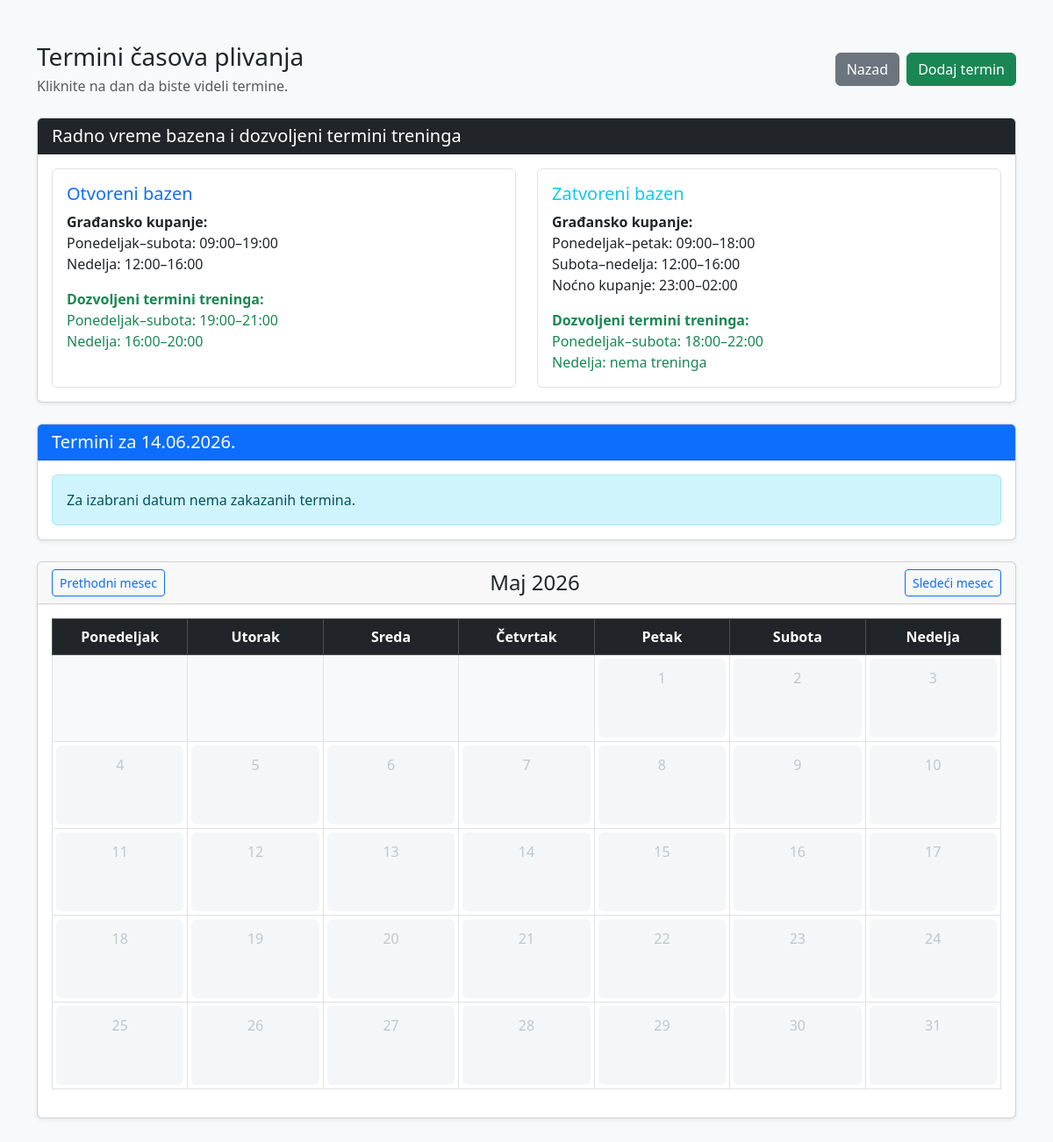
Before: /plivanje_projekat/termini.php?godina=2026&mesec=5 (signed in) with the older database file.
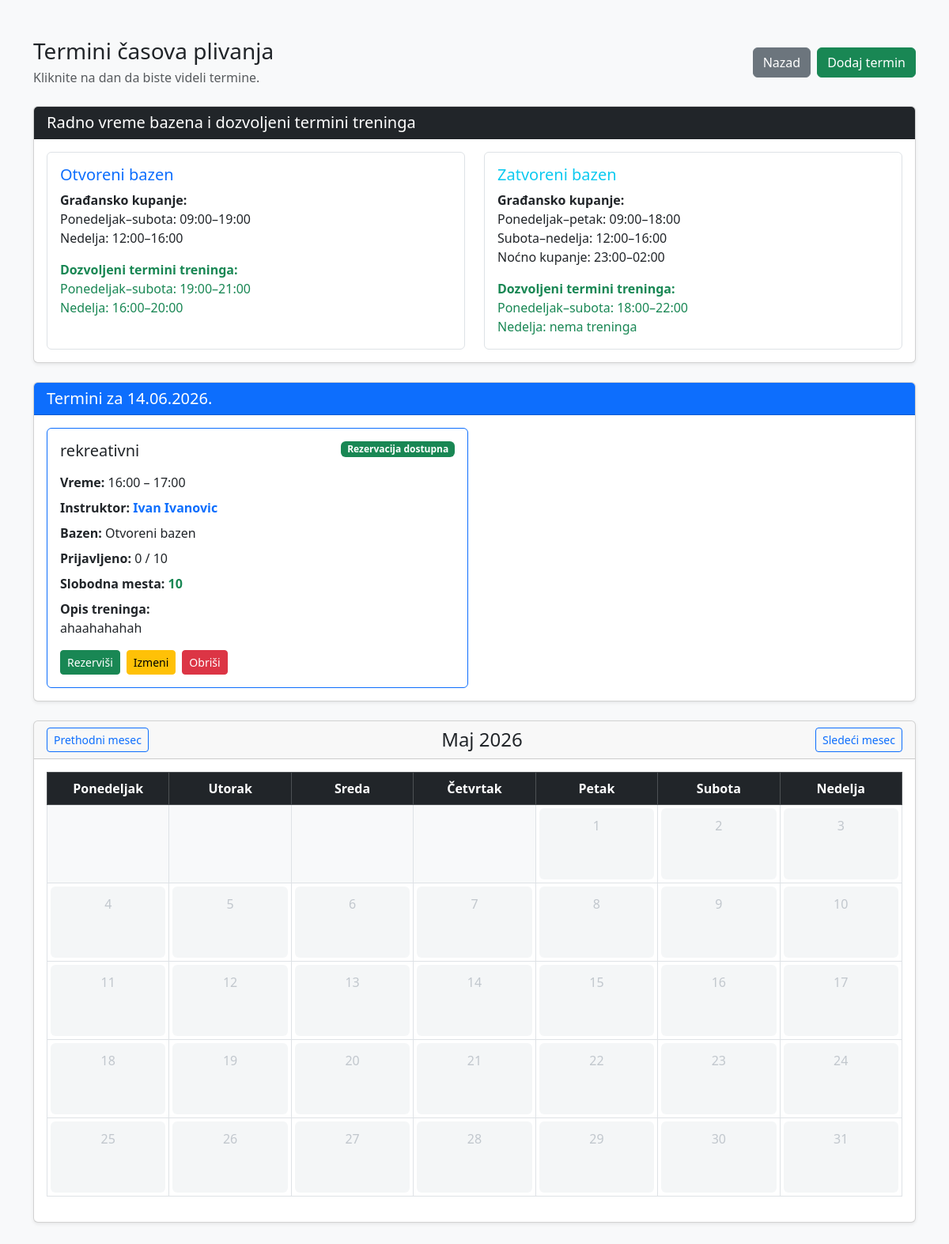
After: the same page with the newer database file.
### tables this page shows
CREATE TABLE IF NOT EXISTS `termini` (
  `id` int NOT NULL AUTO_INCREMENT,
  `instruktor_id` int NOT NULL,
  `datum` date NOT NULL,
  `vreme` time NOT NULL,
  `trajanje_minuta` int NOT NULL,
  `bazen` varchar(100) DEFAULT NULL,
  `tip_treninga` enum('rekreativni','takmicarski','individualni') NOT NULL DEFAULT 'rekreativni',
  `opis` text,
  `kapacitet` int NOT NULL DEFAULT '10',
  `rezervacija_dostupna` tinyint(1) NOT NULL DEFAULT '1',
  PRIMARY KEY (`id`),
  KEY `instruktor_id` (`instruktor_id`)
);

### plivanje_projekat/classes/BaseModel.php (called while the page is built, shortened)
<?php
require_once __DIR__ . '/../config/Database.php';
class BaseModel
{
    public function __construct()
    {
        $database = new Database();
        $this->connection = $database->connect();
    }
}

### plivanje_projekat/config/Database.php (called while the page is built)
<?php
class Database
{
    private string $host = 'localhost';
    private string $databaseName = 'plivanje_db';
    private string $username = 'root';
    private string $password = '';
    private ?PDO $connection = null;
    public function connect(): PDO
    {
        if ($this->connection === null) {
            try {
                $dsn = "mysql:host={$this->host};dbname={$this->databaseName};charset=utf8mb4";
                $this->connection = new PDO(
                    $dsn,
                    $this->username,
                    $this->password
                );
                $this->connection->setAttribute(
                    PDO::ATTR_ERRMODE,
                    PDO::ERRMODE_EXCEPTION
                );
                $this->connection->setAttribute(
                    PDO::ATTR_DEFAULT_FETCH_MODE,
                    PDO::FETCH_ASSOC
                );
            } catch (PDOException $exception) {
                die('Greška pri povezivanju sa bazom: ' . $exception->getMessage());
            }
        }
        return $this->connection;
    }
}

### plivanje_projekat/classes/Termin.php (called while the page is built, shortened)
<?php
require_once __DIR__ . '/BaseModel.php';
class Termin extends BaseModel implements CrudInterface
{
    public function readByDate(string $datum): array
    {
        $sql = "SELECT
                    termini.*,
                    CONCAT(
                        instruktori.ime,
                        ' ',
                        instruktori.prezime
                    ) AS instruktor_ime,
                    (
                        SELECT COUNT(*)
                        FROM rezervacije
                        WHERE rezervacije.termin_id = termini.id
                        AND rezervacije.status = 'rezervisano'
                    ) AS broj_prijavljenih
                FROM termini
                INNER JOIN instruktori
                    ON termini.instruktor_id = instruktori.id
                WHERE termini.datum = :datum
                ORDER BY termini.vreme ASC";
        $stmt = $this->connection->prepare($sql);
        $stmt->execute([
            ':datum' => $datum
        ]);
        return $stmt->fetchAll();
    }
}

### plivanje_projekat/termini.php (the view, shortened to what the rows shown need)
<?php
require_once __DIR__ . '/classes/Termin.php';
$danas = date('Y-m-d');
$terminModel = new Termin();
$trenutnaGodina = (int) date('Y');
$trenutniMesec = (int) date('m');
$godina = filter_input(
    INPUT_GET,
    'godina',
    FILTER_VALIDATE_INT
) ?: $trenutnaGodina;
$mesec = filter_input(
    INPUT_GET,
    'mesec',
    FILTER_VALIDATE_INT
) ?: $trenutniMesec;
$izabraniDatum = $_GET['datum'] ?? $danas;
$terminiZaDatum = $terminModel->readByDate(
    $izabraniDatum
);
$naziviMeseci = [
    1 => 'Januar',
    2 => 'Februar',
    3 => 'Mart',
    4 => 'April',
    5 => 'Maj',
    6 => 'Jun',
    7 => 'Jul',
    8 => 'Avgust',
    9 => 'Septembar',
    10 => 'Oktobar',
    11 => 'Novembar',
    12 => 'Decembar'
];
?>
<!DOCTYPE html>
<html lang="sr">
<head>
    <link
        href="https://cdn.jsdelivr.net/npm/bootstrap@5.3.3/dist/css/bootstrap.min.css"
        rel="stylesheet"
    >
</head>
<body class="bg-light">
<div class="container py-5">
    <div class="d-flex justify-content-between align-items-center mb-4">
        <div>
            <h1 class="h3 mb-1">
                Termini časova plivanja
            </h1>
        </div>
    </div>
    <div class="card shadow-sm mb-4">
        <div class="card-header bg-dark text-white">
            <h2 class="h5 mb-0">
                Radno vreme bazena i dozvoljeni termini treninga
            </h2>
        </div>
    </div>
    <div class="card shadow-sm mb-4">
        <div class="card-header bg-primary text-white">
            <h2 class="h5 mb-0">
                Termini za
                <?= htmlspecialchars(
                    date(
                        'd.m.Y.',
                        strtotime($izabraniDatum)
                    )
                ) ?>
            </h2>
        </div>
        <div class="card-body">
            <?php if (empty($terminiZaDatum)): ?>
                <div class="alert alert-info mb-0">
                    Za izabrani datum nema zakazanih termina.
                </div>
            <?php else: ?>
                <div class="row g-3">
                    <?php foreach ($terminiZaDatum as $termin): ?>
                        <?php
                        $vremePocetka = new DateTime(
                            $termin['vreme']
                        );
                        $vremeZavrsetka = clone $vremePocetka;
                        $vremeZavrsetka->modify(
                            '+' . (int) $termin['trajanje_minuta'] . ' minutes'
                        );
                        $brojPrijavljenih = (int) (
                            $termin['broj_prijavljenih'] ?? 0
                        );
                        $kapacitet = (int) (
                            $termin['kapacitet'] ?? 0
                        );
                        $slobodnaMesta = max(
                            0,
                            $kapacitet - $brojPrijavljenih
                        );
                        $rezervacijaOtvorena =
                            (int) $termin['rezervacija_dostupna'] === 1;
                        $rezervacijaDostupna =
                            $rezervacijaOtvorena
                            && $slobodnaMesta > 0;
                        ?>
                        <div class="col-md-6">
                            <div class="card h-100 border-primary">
                                <div class="card-body">
                                    <div class="d-flex justify-content-between align-items-start mb-3">
                                        <h3 class="h5 mb-0">
                                            <?= htmlspecialchars(
                                                $termin['tip_treninga']
                                            ) ?>
                                        </h3>
                                        <?php if ($rezervacijaDostupna): ?>
                                            <span class="badge bg-success">
                                                Rezervacija dostupna
                                            </span>
                                        <?php elseif ($slobodnaMesta <= 0): ?>
                                            <span class="badge bg-danger">
                                                Termin je popunjen
                                            </span>
                                        <?php else: ?>
                                            <span class="badge bg-secondary">
                                                Rezervacija nije dostupna
                                            </span>
                                        <?php endif; ?>
                                    </div>
                                    <p class="mb-2">
                                        <strong>Vreme:</strong>
                                        <?= $vremePocetka->format('H:i') ?>
                                        –
                                        <?= $vremeZavrsetka->format('H:i') ?>
                                    </p>
                                    <p class="mb-2">
                                        <strong>Instruktor:</strong>
                                        <a
                                            href="profil_instruktora.php?id=<?= (int) $termin['instruktor_id'] ?>"
                                            class="fw-bold text-decoration-none"
                                        >
                                            <?= htmlspecialchars(
                                                $termin['instruktor_ime']
                                            ) ?>
                                        </a>
                                    </p>
                                    <p class="mb-2">
                                        <strong>Bazen:</strong>
                                        <?= htmlspecialchars(
                                            $termin['bazen']
                                            ?? 'Nije određen'
                                        ) ?>
                                    </p>
                                    <p class="mb-2">
                                        <strong>Prijavljeno:</strong>
                                        <?= $brojPrijavljenih ?>
                                        /
                                        <?= $kapacitet ?>
                                    </p>
                                    <p class="mb-2">
                                        <strong>Slobodna mesta:</strong>
                                        <?php if ($slobodnaMesta > 0): ?>
                                            <span class="text-success fw-bold">
                                                <?= $slobodnaMesta ?>
                                            </span>
                                        <?php else: ?>
                                            <span class="text-danger fw-bold">
                                                Nema slobodnih mesta
                                            </span>
                                        <?php endif; ?>
                                    </p>
                                    <p class="mb-3">
                                        <strong>Opis treninga:</strong><br>
                                        <?= nl2br(
                                            htmlspecialchars(
                                                $termin['opis']
                                                ?? 'Opis nije unet.'
                                            )
                                        ) ?>
                                    </p>
                                    <div class="d-flex flex-wrap gap-2">
                                        <?php if ($rezervacijaDostupna): ?>
                                            <a
                                                href="rezervisi_termin.php?id=<?= (int) $termin['id'] ?>"
                                                class="btn btn-success btn-sm"
                                            >
                                                Rezerviši
                                            </a>
                                        <?php endif; ?>
                                        <a
                                            href="izmeni_termin.php?id=<?= (int) $termin['id'] ?>"
                                            class="btn btn-warning btn-sm"
                                        >
                                            Izmeni
                                        </a>
                                        <a
                                            href="obrisi_termin.php?id=<?= (int) $termin['id'] ?>"
                                            class="btn btn-danger btn-sm"
                                            onclick="return confirm('Da li sigurno želite da obrišete termin?')"
                                        >
                                            Obriši
                                        </a>
                                    </div>
                                </div>
                            </div>
                        </div>
                    <?php endforeach; ?>
                </div>
            <?php endif; ?>
        </div>
    </div>
    <div class="card shadow-sm">
        <div class="card-header">
            <div class="d-flex justify-content-between align-items-center">
                <h2 class="h4 mb-0">
                    <?= $naziviMeseci[$mesec] ?>
                    <?= $godina ?>
                </h2>
            </div>
        </div>
        <div class="card-body">
            <div class="table-responsive">
                <table class="table table-bordered calendar-table text-center">
                    <thead class="table-dark">
                    <tr>
                        <th>Ponedeljak</th>
                        <th>Utorak</th>
                        <th>Sreda</th>
                        <th>Četvrtak</th>
                        <th>Petak</th>
                        <th>Subota</th>
                        <th>Nedelja</th>
                    </tr>
                    </thead>
                </table>
            </div>
        </div>
    </div>
</div>
</body>
</html>

Changed rows visible on the page:
added termini: tip_treninga "rekreativni", rezervacija_dostupna "Rezervacija dostupna", vreme "16:00", $vremeZavrsetka->format('H:i') "17:00", instruktor_ime "Ivan Ivanovic", bazen "Otvoreni bazen", brojPrijavljenih "0", kapacitet "10", opis "ahaahahahah"
Other visible differences:
text no longer shown: "Za izabrani datum nema zakazanih termina."
